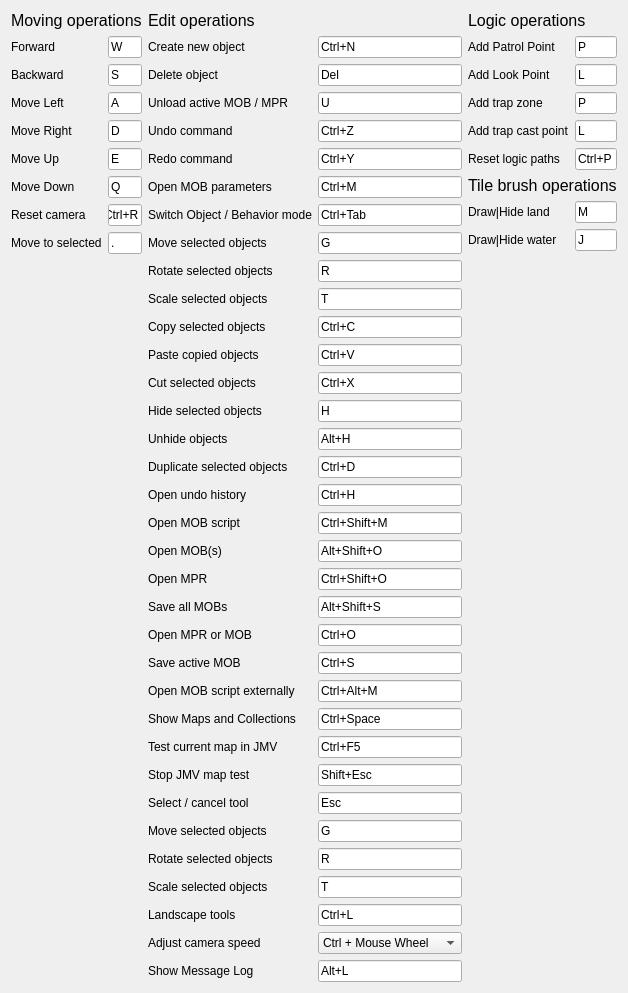
         <widget class="QWidget" name="scrollAreaWidgetContents_4">
          <property name="geometry">
           <rect>
            <x>0</x>
            <y>0</y>
            <width>614</width>
            <height>487</height>
           </rect>
          </property>
          <layout class="QHBoxLayout" name="horizontalLayout">
           <item>
            <layout class="QHBoxLayout" name="horizontalLayout_12">
             <item>
              <layout class="QFormLayout" name="formLayout_3">
               <item row="0" column="0" colspan="2">
                <widget class="QLabel" name="label_5">
                 <property name="font">
                  <font>
                   <pointsize>12</pointsize>
                  </font>
                 </property>
                 <property name="text">
                  <string>Moving operations</string>
                 </property>
                </widget>
               </item>
               <item row="1" column="0">
                <widget class="QLabel" name="label_3">
                 <property name="text">
                  <string>Forward</string>
                 </property>
                </widget>
               </item>
               <item row="1" column="1">
                <widget class="QKeySequenceEdit" name="keySequenceEdit">
                 <property name="keySequence">
                  <string>W</string>
                 </property>
                </widget>
               </item>
               <item row="2" column="0">
                <widget class="QLabel" name="label_10">
                 <property name="text">
                  <string>Backward</string>
                 </property>
                </widget>
               </item>
               <item row="2" column="1">
                <widget class="QKeySequenceEdit" name="keySequenceEdit_2">
                 <property name="keySequence">
                  <string>S</string>
                 </property>
                </widget>
               </item>
               <item row="3" column="0">
                <widget class="QLabel" name="label_13">
                 <property name="text">
                  <string>Move Left</string>
                 </property>
                </widget>
               </item>
               <item row="3" column="1">
                <widget class="QKeySequenceEdit" name="keySequenceEdit_5">
                 <property name="keySequence">
                  <string>A</string>
                 </property>
                </widget>
               </item>
               <item row="4" column="0">
                <widget class="QLabel" name="label_14">
                 <property name="text">
                  <string>Move Right</string>
                 </property>
                </widget>
               </item>
               <item row="4" column="1">
                <widget class="QKeySequenceEdit" name="keySequenceEdit_6">
                 <property name="keySequence">
                  <string>D</string>
                 </property>
                </widget>
               </item>
               <item row="5" column="0">
                <widget class="QLabel" name="label_15">
                 <property name="text">
                  <string>Move Up</string>
                 </property>
                </widget>
               </item>
               <item row="5" column="1">
                <widget class="QKeySequenceEdit" name="keySequenceEdit_7">
                 <property name="keySequence">
                  <string>E</string>
                 </property>
                </widget>
               </item>
               <item row="6" column="0">
                <widget class="QLabel" name="label_16">
                 <property name="text">
                  <string>Move Down</string>
                 </property>
                </widget>
               </item>
               <item row="6" column="1">
                <widget class="QKeySequenceEdit" name="keySequenceEdit_8">
                 <property name="keySequence">
                  <string>Q</string>
                 </property>
                </widget>
               </item>
               <item row="7" column="0">
                <widget class="QLabel" name="label_28">
                 <property name="text">
                  <string>Reset camera</string>
                 </property>
                </widget>
               </item>
               <item row="7" column="1">
                <widget class="QKeySequenceEdit" name="shortcutResetCamera">
                 <property name="keySequence">
                  <string>Ctrl+R</string>
                 </property>
                </widget>
               </item>
               <item row="8" column="0">
                <widget class="QLabel" name="label_37">
                 <property name="text">
                  <string>Move to selected</string>
                 </property>
                </widget>
               </item>
               <item row="8" column="1">
                <widget class="QKeySequenceEdit" name="keySequenceEdit_28">
                 <property name="keySequence">
                  <string>.</string>
                 </property>
                </widget>
               </item>
              </layout>
             </item>
            </layout>
           </item>
           <item>
            <layout class="QFormLayout" name="formLayout_4">
             <property name="topMargin">
              <number>0</number>
             </property>
             <property name="rightMargin">
              <number>0</number>
             </property>
             <item row="2" column="0">
              <widget class="QLabel" name="label_11">
               <property name="text">
                <string>Delete object</string>
               </property>
              </widget>
             </item>
             <item row="2" column="1">
              <widget class="QKeySequenceEdit" name="keySequenceEdit_3">
               <property name="keySequence">
                <string>Del</string>
               </property>
              </widget>
             </item>
             <item row="3" column="0">
              <widget class="QLabel" name="label_12">
               <property name="text">
                <string>Unload active MOB / MPR</string>
               </property>
              </widget>
             </item>
             <item row="3" column="1">
              <widget class="QKeySequenceEdit" name="keySequenceEdit_4">
               <property name="keySequence">
                <string>U</string>
               </property>
              </widget>
             </item>
             <item row="0" column="0" colspan="2">
              <widget class="QLabel" name="label_17">
               <property name="font">
                <font>
                 <pointsize>12</pointsize>
                </font>
               </property>
               <property name="text">
                <string>Edit operations</string>
               </property>
              </widget>
             </item>
             <item row="7" column="0">
              <widget class="QLabel" name="label_21">
               <property name="text">
                <string>Switch Object / Behavior mode</string>
               </property>
              </widget>
             </item>
             <item row="7" column="1">
              <widget class="QKeySequenceEdit" name="shortcutSwitchMode">
               <property name="keySequence">
                <string>Ctrl+Tab</string>
               </property>
              </widget>
             </item>
             <item row="9" column="0">
              <widget class="QLabel" name="label_25">
               <property name="text">
                <string>Move selected objects</string>
               </property>
              </widget>
             </item>
             <item row="9" column="1">
              <widget class="QKeySequenceEdit" name="keySequenceEdit_16">
               <property name="keySequence">
                <string>G</string>
               </property>
              </widget>
             </item>
             <item row="10" column="0">
              <widget class="QLabel" name="label_26">
               <property name="text">
                <string>Rotate selected objects</string>
               </property>
              </widget>
             </item>
             <item row="10" column="1">
              <widget class="QKeySequenceEdit" name="keySequenceEdit_17">
               <property name="keySequence">
                <string>R</string>
               </property>
              </widget>
             </item>
             <item row="11" column="0">
              <widget class="QLabel" name="label_27">
               <property name="text">
                <string>Scale selected objects</string>
               </property>
              </widget>
             </item>
             <item row="11" column="1">
              <widget class="QKeySequenceEdit" name="keySequenceEdit_18">
               <property name="keySequence">
                <string>T</string>
               </property>
              </widget>
             </item>
             <item row="12" column="0">
              <widget class="QLabel" name="label_29">
               <property name="text">
                <string>Copy selected objects</string>
               </property>
              </widget>
             </item>
             <item row="12" column="1">
              <widget class="QKeySequenceEdit" name="keySequenceEdit_20">
               <property name="keySequence">
                <string>Ctrl+C</string>
               </property>
              </widget>
             </item>
             <item row="13" column="0">
              <widget class="QLabel" name="label_30">
               <property name="text">
                <string>Paste copied objects</string>
               </property>
              </widget>
             </item>
             <item row="13" column="1">
              <widget class="QKeySequenceEdit" name="keySequenceEdit_21">
               <property name="keySequence">
                <string>Ctrl+V</string>
               </property>
              </widget>
             </item>
             <item row="15" column="0">
              <widget class="QLabel" name="label_31">
               <property name="text">
                <string>Hide selected objects</string>
               </property>
              </widget>
             </item>
             <item row="15" column="1">
              <widget class="QKeySequenceEdit" name="keySequenceEdit_22">
               <property name="keySequence">
                <string>H</string>
               </property>
              </widget>
             </item>
             <item row="16" column="0">
              <widget class="QLabel" name="label_32">
               <property name="text">
                <string>Unhide objects</string>
               </property>
              </widget>
             </item>
             <item row="16" column="1">
              <widget class="QKeySequenceEdit" name="keySequenceEdit_23">
               <property name="keySequence">
                <string>Alt+H</string>
               </property>
              </widget>
             </item>
             <item row="1" column="0">
              <widget class="QLabel" name="label_20">
               <property name="text">
                <string>Create new object</string>
               </property>
              </widget>
             </item>
             <item row="1" column="1">
              <widget class="QKeySequenceEdit" name="shortcutCreateObject">
               <property name="keySequence">
                <string>Ctrl+N</string>
               </property>
              </widget>
             </item>
             <item row="4" column="0">
              <widget class="QLabel" name="label_33">
               <property name="text">
                <string>Undo command</string>
               </property>
              </widget>
             </item>
             <item row="4" column="1">
              <widget class="QKeySequenceEdit" name="shortcutUndo">
               <property name="keySequence">
                <string>Ctrl+Z</string>
               </property>
              </widget>
             </item>
             <item row="5" column="0">
              <widget class="QLabel" name="label_34">
               <property name="text">
                <string>Redo command</string>
               </property>
              </widget>
             </item>
             <item row="5" column="1">
              <widget class="QKeySequenceEdit" name="shortcutRedo">
               <property name="keySequence">
                <string>Ctrl+Y</string>
               </property>
              </widget>
             </item>
             <item row="6" column="0">
              <widget class="QLabel" name="label_35">
               <property name="text">
                <string>Open MOB parameters</string>
               </property>
              </widget>
             </item>
             <item row="6" column="1">
              <widget class="QKeySequenceEdit" name="shortcutMobParameters">
               <property name="keySequence">
                <string>Ctrl+M</string>
               </property>
              </widget>
             </item>
             <item row="14" column="0">
              <widget class="QLabel" name="label_36">
               <property name="text">
                <string>Cut selected objects</string>
               </property>
              </widget>
             </item>
             <item row="14" column="1">
              <widget class="QKeySequenceEdit" name="keySequenceEdit_27">
               <property name="keySequence">
                <string>Ctrl+X</string>
               </property>
              </widget>
             </item>
             <item row="17" column="0">
              <widget class="QLabel" name="labelDuplicateObjects">
               <property name="text"><string>Duplicate selected objects</string></property>
              </widget>
             </item>
             <item row="17" column="1">
              <widget class="QKeySequenceEdit" name="shortcutDuplicateObjects">
               <property name="keySequence"><string>Ctrl+D</string></property>
              </widget>
             </item>
             <item row="18" column="0">
              <widget class="QLabel" name="labelHistoryShortcut">
               <property name="text"><string>Open undo history</string></property>
              </widget>
             </item>
             <item row="18" column="1">
              <widget class="QKeySequenceEdit" name="shortcutHistory">
               <property name="keySequence"><string>Ctrl+H</string></property>
              </widget>
             </item>
             <item row="19" column="0">
              <widget class="QLabel" name="labelMobScriptShortcut">
               <property name="text"><string>Open MOB script</string></property>
              </widget>
             </item>
             <item row="25" column="0">
              <widget class="QLabel" name="labelExternalMobScriptShortcut">
               <property name="toolTip"><string>Opens the active MOB's managed script in the configured external editor after synchronizing it from the current embedded script.</string></property>
               <property name="text"><string>Open MOB script externally</string></property>
              </widget>
             </item>
             <item row="25" column="1">
              <widget class="QKeySequenceEdit" name="shortcutExternalMobScript">
               <property name="toolTip"><string>Customizable shortcut for opening the active MOB script in the configured external editor.</string></property>
               <property name="keySequence"><string>Ctrl+Alt+M</string></property>
              </widget>
             </item>
             <item row="26" column="0">
              <widget class="QLabel" name="labelMapsBrowserShortcut">
               <property name="toolTip"><string>Shows or hides the Maps and Collections browser dock.</string></property>
               <property name="text"><string>Show Maps and Collections</string></property>
              </widget>
             </item>
             <item row="26" column="1">
              <widget class="QKeySequenceEdit" name="shortcutMapsBrowser">
               <property name="toolTip"><string>Customizable shortcut for the Maps and Collections browser.</string></property>
               <property name="keySequence"><string>Ctrl+Space</string></property>
              </widget>
             </item>
             <item row="35" column="0">
              <widget class="QLabel" name="labelMessageLogShortcut">
               <property name="toolTip"><string>Shows or hides the dockable Message Log.</string></property>
               <property name="text"><string>Show Message Log</string></property>
              </widget>
             </item>
             <item row="35" column="1">
              <widget class="QKeySequenceEdit" name="shortcutMessageLog">
               <property name="toolTip"><string>Customizable shortcut for the Message Log panel.</string></property>
               <property name="keySequence"><string>Alt+L</string></property>
              </widget>
             </item>
             <item row="27" column="0">
              <widget class="QLabel" name="labelTestMapShortcut">
               <property name="toolTip"><string>Stages unique temporary map copies and launches the validated JMV runtime. This capability is experimental.</string></property>
               <property name="text"><string>Test current map in JMV</string></property>
              </widget>
             </item>
             <item row="27" column="1">
              <widget class="QKeySequenceEdit" name="shortcutTestMap">
               <property name="toolTip"><string>Customizable shortcut for the experimental JMV test-map launcher.</string></property>
               <property name="keySequence"><string>Ctrl+F5</string></property>
              </widget>
             </item>
             <item row="28" column="0">
              <widget class="QLabel" name="labelStopMapTestShortcut">
               <property name="toolTip"><string>Stops only the game process launched by Endurance.</string></property>
               <property name="text"><string>Stop JMV map test</string></property>
              </widget>
             </item>
             <item row="28" column="1">
              <widget class="QKeySequenceEdit" name="shortcutStopMapTest">
               <property name="toolTip"><string>Customizable shortcut for stopping the active Endurance-owned JMV test session.</string></property>
               <property name="keySequence"><string>Shift+Esc</string></property>
              </widget>
             </item>
             <item row="29" column="0"><widget class="QLabel" name="labelSelectToolShortcut"><property name="text"><string>Select / cancel tool</string></property></widget></item>
             <item row="29" column="1"><widget class="QKeySequenceEdit" name="shortcutSelectTool"><property name="keySequence"><string>Esc</string></property></widget></item>
             <item row="30" column="0"><widget class="QLabel" name="labelMoveToolShortcut"><property name="text"><string>Move selected objects</string></property></widget></item>
             <item row="30" column="1"><widget class="QKeySequenceEdit" name="shortcutMoveTool"><property name="keySequence"><string>G</string></property></widget></item>
             <item row="31" column="0"><widget class="QLabel" name="labelRotateToolShortcut"><property name="text"><string>Rotate selected objects</string></property></widget></item>
             <item row="31" column="1"><widget class="QKeySequenceEdit" name="shortcutRotateTool"><property name="keySequence"><string>R</string></property></widget></item>
             <item row="32" column="0"><widget class="QLabel" name="labelScaleToolShortcut"><property name="text"><string>Scale selected objects</string></property></widget></item>
             <item row="32" column="1"><widget class="QKeySequenceEdit" name="shortcutScaleTool"><property name="keySequence"><string>T</string></property></widget></item>
             <item row="33" column="0"><widget class="QLabel" name="labelTileBrushToolShortcut"><property name="text"><string>Landscape tools</string></property></widget></item>
             <item row="33" column="1"><widget class="QKeySequenceEdit" name="shortcutTileBrushTool"><property name="keySequence"><string>Ctrl+L</string></property></widget></item>
             <item row="34" column="0">
              <widget class="QLabel" name="labelCameraSpeedWheelGesture">
               <property name="toolTip"><string>Modifier used with the mouse wheel over the viewport to change camera speed.</string></property>
               <property name="text"><string>Adjust camera speed</string></property>
              </widget>
             </item>
             <item row="34" column="1">
              <widget class="QComboBox" name="cameraSpeedWheelGesture">
               <property name="toolTip"><string>Hold this modifier and turn the mouse wheel over the viewport to change the camera speed multiplier.</string></property>
               <item><property name="text"><string>Ctrl + Mouse Wheel</string></property></item>
               <item><property name="text"><string>Alt + Mouse Wheel</string></property></item>
               <item><property name="text"><string>Shift + Mouse Wheel</string></property></item>
               <item><property name="text"><string>Meta + Mouse Wheel</string></property></item>
              </widget>
             </item>
             <item row="19" column="1">
              <widget class="QKeySequenceEdit" name="shortcutMobScript">
               <property name="keySequence"><string>Ctrl+Shift+M</string></property>
              </widget>
             </item>
             <item row="20" column="0">
              <widget class="QLabel" name="labelOpenMobShortcut">
               <property name="text"><string>Open MOB(s)</string></property>
              </widget>
             </item>
             <item row="20" column="1">
              <widget class="QKeySequenceEdit" name="shortcutOpenMob">
               <property name="keySequence"><string>Alt+Shift+O</string></property>
              </widget>
             </item>
             <item row="21" column="0">
              <widget class="QLabel" name="labelOpenMprShortcut">
               <property name="text"><string>Open MPR</string></property>
              </widget>
             </item>
             <item row="21" column="1">
              <widget class="QKeySequenceEdit" name="shortcutOpenMpr">
               <property name="keySequence"><string>Ctrl+Shift+O</string></property>
              </widget>
             </item>
             <item row="22" column="0">
              <widget class="QLabel" name="labelSaveAllShortcut">
               <property name="text"><string>Save all MOBs</string></property>
              </widget>
             </item>
             <item row="22" column="1">
              <widget class="QKeySequenceEdit" name="shortcutSaveAllMobs">
               <property name="keySequence"><string>Alt+Shift+S</string></property>
              </widget>
             </item>
             <item row="23" column="0">
              <widget class="QLabel" name="labelOpenShortcut">
               <property name="text"><string>Open MPR or MOB</string></property>
              </widget>
             </item>
             <item row="23" column="1">
              <widget class="QKeySequenceEdit" name="shortcutOpen">
               <property name="keySequence"><string>Ctrl+O</string></property>
              </widget>
             </item>
             <item row="24" column="0">
              <widget class="QLabel" name="labelSaveActiveShortcut">
               <property name="text"><string>Save active MOB</string></property>
              </widget>
             </item>
             <item row="24" column="1">
              <widget class="QKeySequenceEdit" name="shortcutSaveActiveMob">
               <property name="keySequence"><string>Ctrl+S</string></property>
              </widget>
             </item>
            </layout>
           </item>
           <item>
            <layout class="QFormLayout" name="formLayout_6">
             <property name="leftMargin">
              <number>0</number>
             </property>
             <item row="0" column="0" colspan="2">
              <widget class="QLabel" name="label_18">
               <property name="font">
                <font>
                 <pointsize>12</pointsize>
                </font>
               </property>
               <property name="text">
                <string>Logic operations</string>
               </property>
              </widget>
             </item>
             <item row="1" column="0">
              <widget class="QLabel" name="label_2">
               <property name="text">
                <string>Add Patrol Point</string>
               </property>
              </widget>
             </item>
             <item row="1" column="1">
              <widget class="QKeySequenceEdit" name="keySequenceEdit_10">
               <property name="keySequence">
                <string>P</string>
               </property>
              </widget>
             </item>
             <item row="2" column="0">
              <widget class="QLabel" name="label_19">
               <property name="text">
                <string>Add Look Point</string>
               </property>
              </widget>
             </item>
             <item row="2" column="1">
              <widget class="QKeySequenceEdit" name="keySequenceEdit_9">
               <property name="keySequence">
                <string>L</string>
               </property>
              </widget>
             </item>
             <item row="3" column="0">
              <widget class="QLabel" name="label_23">
               <property name="text">
                <string>Add trap zone</string>
               </property>
              </widget>
             </item>
             <item row="3" column="1">
              <widget class="QKeySequenceEdit" name="keySequenceEdit_14">
               <property name="keySequence">
                <string>P</string>
               </property>
              </widget>
             </item>
             <item row="4" column="0">
              <widget class="QLabel" name="label_24">
               <property name="text">
                <string>Add trap cast point</string>
               </property>
              </widget>
             </item>
             <item row="4" column="1">
              <widget class="QKeySequenceEdit" name="keySequenceEdit_15">
               <property name="keySequence">
                <string>L</string>
               </property>
              </widget>
             </item>
             <item row="5" column="0">
              <widget class="QLabel" name="label_6">
               <property name="text">
                <string>Reset logic paths</string>
               </property>
              </widget>
             </item>
             <item row="5" column="1">
              <widget class="QKeySequenceEdit" name="shortcutResetLogicPaths">
               <property name="keySequence">
                <string>Ctrl+P</string>
               </property>
              </widget>
             </item>
             <item row="6" column="0" colspan="2">
              <widget class="QLabel" name="label_7">
               <property name="font">
                <font>
                 <pointsize>12</pointsize>
                </font>
               </property>
               <property name="text">
                <string>Tile brush operations</string>
               </property>
              </widget>
             </item>
             <item row="7" column="0">
              <widget class="QLabel" name="label_8">
               <property name="text">
                <string>Draw|Hide land</string>
               </property>
              </widget>
             </item>
             <item row="7" column="1">
              <widget class="QKeySequenceEdit" name="keySequenceEdit_30">
               <property name="keySequence">
                <string>M</string>
               </property>
              </widget>
             </item>
             <item row="8" column="0">
              <widget class="QLabel" name="label_9">
               <property name="text">
                <string>Draw|Hide water</string>
               </property>
              </widget>
             </item>
             <item row="8" column="1">
              <widget class="QKeySequenceEdit" name="keySequenceEdit_31">
               <property name="keySequence">
                <string>J</string>
               </property>
              </widget>
             </item>
            </layout>
           </item>
          </layout>
         </widget>
